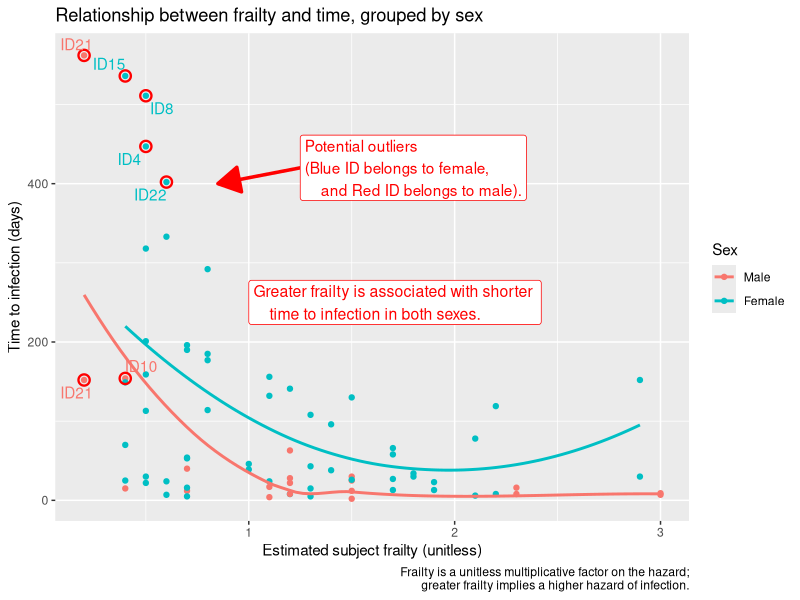

Here is the R script that generated this plot:
## ---- chunk 1
knitr::opts_chunk$set(echo = TRUE,tidy = T,warning = FALSE, message = FALSE)
## ---- chunk 2
library(tidyr)
library(dplyr)
library(scales)
library(ggplot2)
library(survival)
library(ggrepel)
## ---- chunk 3
# find outliers by boxplot
g <- ggplot(kidney, aes(x = factor(sex), y = time)) + geom_boxplot()
built <- ggplot_build(g)$data[[1]]

#locate the outlier points
v_time <- unlist(built$outliers, use.names = FALSE)
v_sex  <- rep(built$x, sapply(built$outliers, length))
outs_tbl <- data.frame(sex = v_sex, time = v_time)

kidney_key <- paste(kidney$sex, kidney$time)
outs_key   <- paste(outs_tbl$sex, outs_tbl$time)
outliers   <- kidney[kidney_key %in% outs_key, ]

ggplot(kidney,
       aes(x = frail, y = time,
           colour = factor(sex, levels = c(1, 2), labels = c("Male", "Female")))) +
  geom_point() +
  geom_point(data = outliers,
             colour = "red", size = 3, shape = 1, stroke = 1.2,
             show.legend = FALSE) +
  geom_text_repel(data = outliers,
                  aes(label = paste0("ID", id)),label.size=0.2,show.legend = F) +
  geom_smooth(method = "loess", se = FALSE, span = 1) +
  labs(title  = "Relationship between frailty and time, grouped by sex",
       x      = "Estimated subject frailty (unitless)",
       y      = "Time to infection (days)",
       color  = "Sex",
       caption= "Frailty is a unitless multiplicative factor on the hazard;
       greater frailty implies a higher hazard of infection.") +
  annotate(
    geom = "label", x = 1, y = 250,
    
    label = "Greater frailty is associated with shorter 
    time to infection in both sexes.",size=4,
    hjust = "left", color = "red"
  )+
  annotate(
    geom = "segment",
    x = 1.25, y = 420, xend = 0.85, yend = 400, color = "red",linewidth=1.2,
    arrow = arrow(type = "closed")
  )+
  annotate(
    geom = "label", x = 1.25, y = 420,
    
    label = "Potential outliers\n(Blue ID belongs to female,
    and Red ID belongs to male).",
    hjust = "left", color = "red"
  )
  
